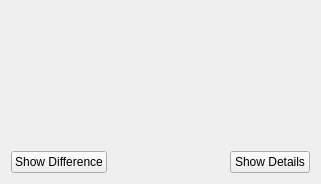
<?xml version="1.0" encoding="UTF-8"?>
<ui version="4.0">
 <class>SystemTracking::CViewHistory</class>
 <widget class="QWidget" name="SystemTracking::CViewHistory">
  <property name="geometry">
   <rect>
    <x>0</x>
    <y>0</y>
    <width>321</width>
    <height>184</height>
   </rect>
  </property>
  <property name="windowTitle">
   <string>Form</string>
  </property>
  <layout class="QGridLayout" name="gridLayout">
   <item row="0" column="0">
    <layout class="QVBoxLayout" name="verticalLayout">
     <item>
      <widget class="MainMenu::CScrollTable" name="widget" native="true"/>
     </item>
     <item>
      <spacer name="verticalSpacer">
       <property name="orientation">
        <enum>Qt::Vertical</enum>
       </property>
       <property name="sizeHint" stdset="0">
        <size>
         <width>20</width>
         <height>13</height>
        </size>
       </property>
      </spacer>
     </item>
     <item>
      <layout class="QHBoxLayout" name="horizontalLayout">
       <item>
        <widget class="QPushButton" name="showDiffBtn">
         <property name="text">
          <string>Show Difference</string>
         </property>
        </widget>
       </item>
       <item>
        <spacer name="horizontalSpacer">
         <property name="orientation">
          <enum>Qt::Horizontal</enum>
         </property>
         <property name="sizeHint" stdset="0">
          <size>
           <width>13</width>
           <height>20</height>
          </size>
         </property>
        </spacer>
       </item>
       <item>
        <widget class="QPushButton" name="showDetailsBtn">
         <property name="text">
          <string>Show Details</string>
         </property>
        </widget>
       </item>
      </layout>
     </item>
    </layout>
   </item>
  </layout>
 </widget>
 <customwidgets>
  <customwidget>
   <class>MainMenu::CScrollTable</class>
   <extends>QWidget</extends>
   <header>MainMenu/Include/ScrollTable.h</header>
   <container>1</container>
  </customwidget>
 </customwidgets>
 <resources/>
 <connections/>
</ui>
